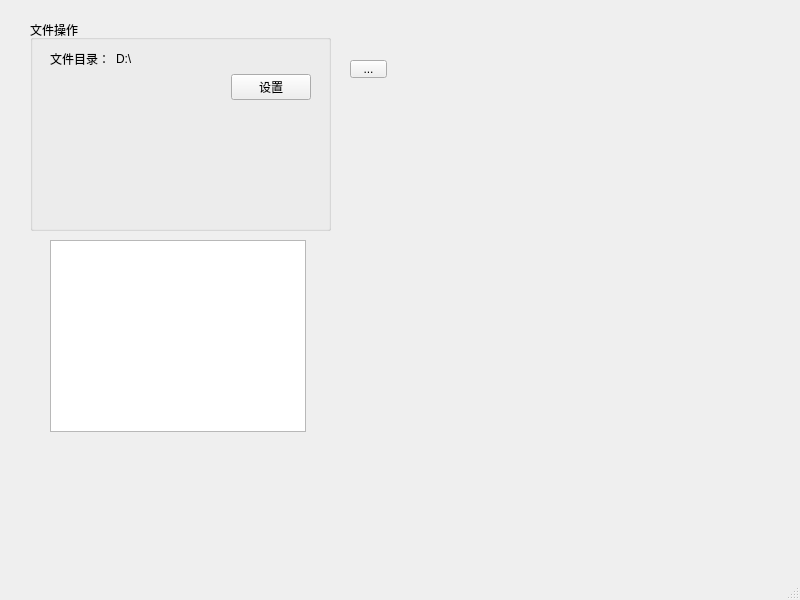
<?xml version="1.0" encoding="UTF-8"?>
<ui version="4.0">
 <class>MainWindow</class>
 <widget class="QMainWindow" name="MainWindow">
  <property name="geometry">
   <rect>
    <x>0</x>
    <y>0</y>
    <width>800</width>
    <height>600</height>
   </rect>
  </property>
  <property name="windowTitle">
   <string>MainWindow</string>
  </property>
  <widget class="QWidget" name="centralwidget">
   <widget class="QGroupBox" name="groupBox">
    <property name="geometry">
     <rect>
      <x>30</x>
      <y>20</y>
      <width>301</width>
      <height>211</height>
     </rect>
    </property>
    <property name="title">
     <string>文件操作</string>
    </property>
    <widget class="QWidget" name="formLayoutWidget">
     <property name="geometry">
      <rect>
       <x>20</x>
       <y>30</y>
       <width>261</width>
       <height>161</height>
      </rect>
     </property>
     <layout class="QFormLayout" name="formLayout">
      <item row="0" column="0">
       <widget class="QLabel" name="label">
        <property name="text">
         <string>文件目录：</string>
        </property>
       </widget>
      </item>
      <item row="0" column="1">
       <widget class="QLabel" name="label_2">
        <property name="text">
         <string>D:\</string>
        </property>
       </widget>
      </item>
      <item row="1" column="1">
       <layout class="QHBoxLayout" name="horizontalLayout">
        <item>
         <spacer name="horizontalSpacer">
          <property name="orientation">
           <enum>Qt::Horizontal</enum>
          </property>
          <property name="sizeHint" stdset="0">
           <size>
            <width>40</width>
            <height>20</height>
           </size>
          </property>
         </spacer>
        </item>
        <item>
         <widget class="QPushButton" name="pushButton">
          <property name="text">
           <string>设置</string>
          </property>
         </widget>
        </item>
       </layout>
      </item>
     </layout>
    </widget>
   </widget>
   <widget class="QToolButton" name="toolButton">
    <property name="geometry">
     <rect>
      <x>350</x>
      <y>60</y>
      <width>37</width>
      <height>18</height>
     </rect>
    </property>
    <property name="text">
     <string>...</string>
    </property>
   </widget>
   <widget class="QListView" name="listView">
    <property name="geometry">
     <rect>
      <x>50</x>
      <y>240</y>
      <width>256</width>
      <height>192</height>
     </rect>
    </property>
   </widget>
  </widget>
  <widget class="QMenuBar" name="menubar">
   <property name="geometry">
    <rect>
     <x>0</x>
     <y>0</y>
     <width>800</width>
     <height>23</height>
    </rect>
   </property>
  </widget>
  <widget class="QStatusBar" name="statusbar"/>
 </widget>
 <resources/>
 <connections/>
</ui>
